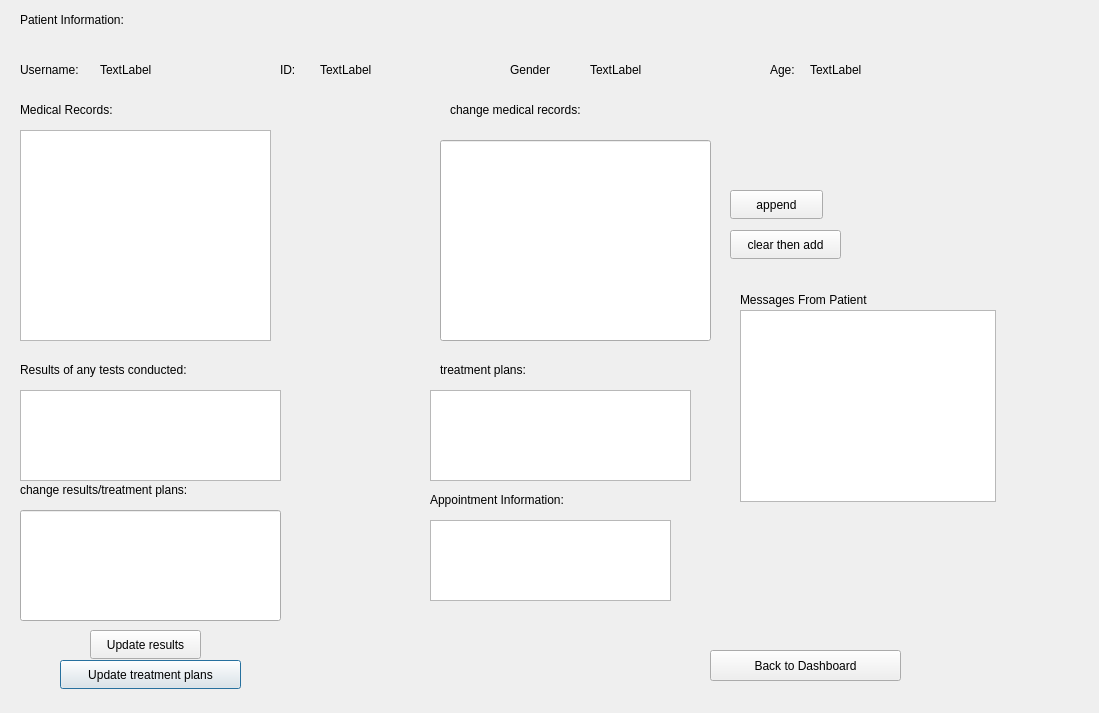
<?xml version="1.0" encoding="UTF-8"?>
<ui version="4.0">
 <class>EditPatientWindow</class>
 <widget class="QDialog" name="EditPatientWindow">
  <property name="geometry">
   <rect>
    <x>0</x>
    <y>0</y>
    <width>1099</width>
    <height>713</height>
   </rect>
  </property>
  <property name="windowTitle">
   <string>Dialog</string>
  </property>
  <widget class="QLabel" name="label_6">
   <property name="geometry">
    <rect>
     <x>20</x>
     <y>360</y>
     <width>351</width>
     <height>20</height>
    </rect>
   </property>
   <property name="text">
    <string>Results of any tests conducted:</string>
   </property>
  </widget>
  <widget class="QLabel" name="label_10">
   <property name="geometry">
    <rect>
     <x>450</x>
     <y>100</y>
     <width>211</width>
     <height>20</height>
    </rect>
   </property>
   <property name="text">
    <string>change medical records:</string>
   </property>
  </widget>
  <widget class="QTextBrowser" name="MedRectextBrowser_2">
   <property name="geometry">
    <rect>
     <x>20</x>
     <y>130</y>
     <width>251</width>
     <height>211</height>
    </rect>
   </property>
  </widget>
  <widget class="QTextBrowser" name="textBrowser_3">
   <property name="geometry">
    <rect>
     <x>20</x>
     <y>390</y>
     <width>261</width>
     <height>91</height>
    </rect>
   </property>
  </widget>
  <widget class="QLabel" name="label">
   <property name="geometry">
    <rect>
     <x>20</x>
     <y>480</y>
     <width>251</width>
     <height>20</height>
    </rect>
   </property>
   <property name="text">
    <string>change results/treatment plans:</string>
   </property>
  </widget>
  <widget class="QPushButton" name="TPlanspushButton">
   <property name="geometry">
    <rect>
     <x>60</x>
     <y>660</y>
     <width>181</width>
     <height>29</height>
    </rect>
   </property>
   <property name="text">
    <string>Update treatment plans</string>
   </property>
  </widget>
  <widget class="QTextBrowser" name="textBrowser_4">
   <property name="geometry">
    <rect>
     <x>430</x>
     <y>390</y>
     <width>261</width>
     <height>91</height>
    </rect>
   </property>
  </widget>
  <widget class="QLabel" name="label_2">
   <property name="geometry">
    <rect>
     <x>20</x>
     <y>10</y>
     <width>161</width>
     <height>20</height>
    </rect>
   </property>
   <property name="text">
    <string>Patient Information:</string>
   </property>
  </widget>
  <widget class="QLineEdit" name="plansandReslineEdit">
   <property name="geometry">
    <rect>
     <x>20</x>
     <y>510</y>
     <width>261</width>
     <height>111</height>
    </rect>
   </property>
  </widget>
  <widget class="QLabel" name="label_5">
   <property name="geometry">
    <rect>
     <x>20</x>
     <y>100</y>
     <width>121</width>
     <height>20</height>
    </rect>
   </property>
   <property name="text">
    <string>Medical Records:</string>
   </property>
  </widget>
  <widget class="QTextEdit" name="AppInfotextEdit">
   <property name="geometry">
    <rect>
     <x>430</x>
     <y>520</y>
     <width>241</width>
     <height>81</height>
    </rect>
   </property>
  </widget>
  <widget class="QLabel" name="label_8">
   <property name="geometry">
    <rect>
     <x>430</x>
     <y>490</y>
     <width>181</width>
     <height>20</height>
    </rect>
   </property>
   <property name="text">
    <string>Appointment Information:</string>
   </property>
  </widget>
  <widget class="QPushButton" name="AppendpushButton">
   <property name="geometry">
    <rect>
     <x>730</x>
     <y>190</y>
     <width>93</width>
     <height>29</height>
    </rect>
   </property>
   <property name="text">
    <string>append</string>
   </property>
  </widget>
  <widget class="QLabel" name="IDLabel">
   <property name="geometry">
    <rect>
     <x>320</x>
     <y>60</y>
     <width>63</width>
     <height>20</height>
    </rect>
   </property>
   <property name="text">
    <string>TextLabel</string>
   </property>
  </widget>
  <widget class="QPushButton" name="ResultspushButton">
   <property name="geometry">
    <rect>
     <x>90</x>
     <y>630</y>
     <width>111</width>
     <height>29</height>
    </rect>
   </property>
   <property name="text">
    <string>Update results</string>
   </property>
  </widget>
  <widget class="QLabel" name="label_9">
   <property name="geometry">
    <rect>
     <x>100</x>
     <y>60</y>
     <width>131</width>
     <height>20</height>
    </rect>
   </property>
   <property name="text">
    <string>TextLabel</string>
   </property>
  </widget>
  <widget class="QLabel" name="label_4">
   <property name="geometry">
    <rect>
     <x>280</x>
     <y>60</y>
     <width>63</width>
     <height>20</height>
    </rect>
   </property>
   <property name="text">
    <string>ID: </string>
   </property>
  </widget>
  <widget class="QPushButton" name="AddNewPshButton">
   <property name="geometry">
    <rect>
     <x>730</x>
     <y>230</y>
     <width>111</width>
     <height>29</height>
    </rect>
   </property>
   <property name="text">
    <string>clear then add</string>
   </property>
  </widget>
  <widget class="QLabel" name="label_3">
   <property name="geometry">
    <rect>
     <x>20</x>
     <y>60</y>
     <width>81</width>
     <height>20</height>
    </rect>
   </property>
   <property name="text">
    <string>Username:</string>
   </property>
  </widget>
  <widget class="QLabel" name="label_7">
   <property name="geometry">
    <rect>
     <x>440</x>
     <y>360</y>
     <width>171</width>
     <height>20</height>
    </rect>
   </property>
   <property name="text">
    <string>treatment plans:</string>
   </property>
  </widget>
  <widget class="QLineEdit" name="MedRecordslineEdit">
   <property name="geometry">
    <rect>
     <x>440</x>
     <y>140</y>
     <width>271</width>
     <height>201</height>
    </rect>
   </property>
  </widget>
  <widget class="QLabel" name="label_11">
   <property name="geometry">
    <rect>
     <x>510</x>
     <y>60</y>
     <width>81</width>
     <height>20</height>
    </rect>
   </property>
   <property name="text">
    <string>Gender</string>
   </property>
  </widget>
  <widget class="QLabel" name="label_12">
   <property name="geometry">
    <rect>
     <x>770</x>
     <y>60</y>
     <width>63</width>
     <height>20</height>
    </rect>
   </property>
   <property name="text">
    <string>Age:</string>
   </property>
  </widget>
  <widget class="QLabel" name="IDLabel_2">
   <property name="geometry">
    <rect>
     <x>810</x>
     <y>60</y>
     <width>63</width>
     <height>20</height>
    </rect>
   </property>
   <property name="text">
    <string>TextLabel</string>
   </property>
  </widget>
  <widget class="QLabel" name="label_13">
   <property name="geometry">
    <rect>
     <x>590</x>
     <y>60</y>
     <width>131</width>
     <height>20</height>
    </rect>
   </property>
   <property name="text">
    <string>TextLabel</string>
   </property>
  </widget>
  <widget class="QPushButton" name="BackButton2">
   <property name="geometry">
    <rect>
     <x>710</x>
     <y>650</y>
     <width>191</width>
     <height>31</height>
    </rect>
   </property>
   <property name="text">
    <string>Back to Dashboard</string>
   </property>
  </widget>
  <widget class="QTextBrowser" name="ACCESSMESS">
   <property name="geometry">
    <rect>
     <x>740</x>
     <y>310</y>
     <width>256</width>
     <height>192</height>
    </rect>
   </property>
  </widget>
  <widget class="QLabel" name="label_14">
   <property name="geometry">
    <rect>
     <x>740</x>
     <y>290</y>
     <width>211</width>
     <height>20</height>
    </rect>
   </property>
   <property name="text">
    <string>Messages From Patient</string>
   </property>
  </widget>
 </widget>
 <resources/>
 <connections/>
</ui>
